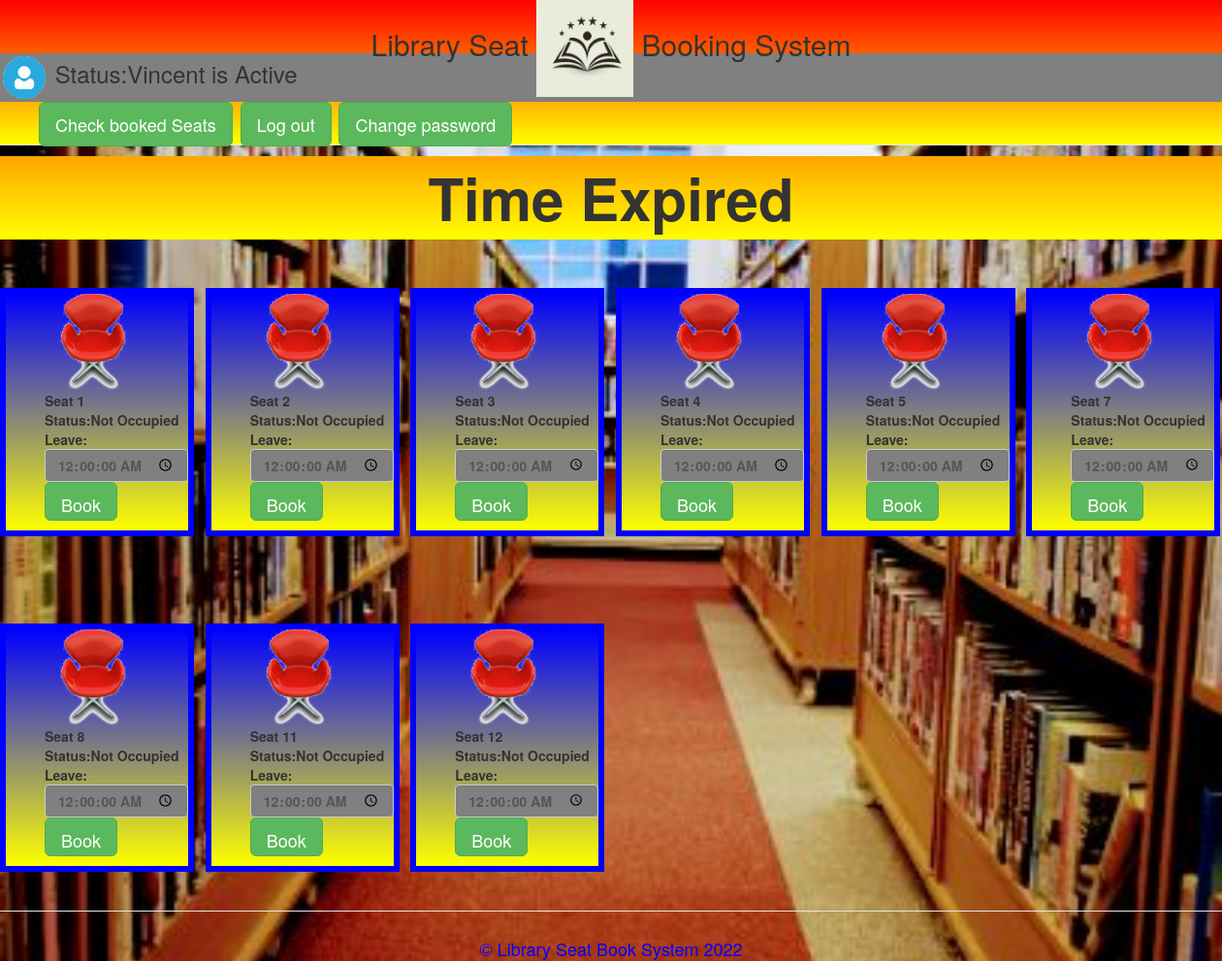
/ (signed in), run on the app's committed database.
### tables this page shows
CREATE TABLE `seats` (
  `SeatId` int(11) NOT NULL,
  `Status` varchar(25) NOT NULL,
  `Occupant` varchar(40) NOT NULL,
  `Serial` varchar(50) NOT NULL,
  `CountDownTime` time NOT NULL,
  `Date` datetime NOT NULL DEFAULT current_timestamp(),
  `startTime` datetime NOT NULL DEFAULT current_timestamp()
);

### index.php (the view, shortened to what this page needs)
<!DOCTYPE html>
<html>
  <head>
    <link rel="stylesheet" type="text/css" href="css/bootstrap.min.css">
    <link rel="stylesheet" type="text/css" href="css/stylesheet.css">
  </head>
  <body>
      <div class='header' style="margin-top: -40px;height: 150px;background-image: linear-gradient(red,yellow);font-weight: bolder">
        <h2><center>Library Seat <img src="logo.jpg" style="width: 100px;height: 100px"> Booking System</center></h2>
        <h3 style="margin-top: -55px;background-color: grey;"><img src="avatar.jpg" style="width: 50px;height: 50px;border: 3px solid transparent; border-radius: 50px"> Status:<?php echo $_SESSION['Username'];  ?> is Active</h3>
        <div id="nav">
          <ul style="list-style: none;">
            <li><a class="btn btn-lg btn-success" href="bookedseat.php" role="button">Check booked Seats</a>&nbsp <a class="btn btn-lg btn-success" href="logout.php" role="button">Log out</a>&nbsp <a class="btn btn-lg btn-success" href="updatePassword.php" role="button">Change password</a></li>
          </ul>
      </div>
      <div id="timer">
        <!DOCTYPE HTML>
<html>
<head>
</head>
<body>
<p id="demo" style="background-image: linear-gradient(orange,yellow);  "></p>
      </div>
<?php
$conn=mysqli_connect('localhost','root','','seatbook');
$sql='select * from seats';
$query=mysqli_query($conn,$sql);
?>
<div class="" style="display:grid;grid-template-columns:repeat(6, 1fr);gap:10px;grid-auto-rows: minmax(100px,auto)">
  <?php
while ($row=mysqli_fetch_assoc($query)) {
 echo "<div class='row marketing' style='background-image: linear-gradient(blue,yellow);width: 200px;border:6px solid blue'>
        <ul style='list-style: none'>
          <li><img src='seat.png' style='width: :100px;height: 100px;font-weight: bold'></li>
          <form action='' method='POST' onsubmit='return validate()'>
          <li>Seat ".$row['SeatId']."</li><input type='text' name='Id' value='".$row['SeatId']."' hidden>
             <li>Status:".$row['Status']."</li><input type='text' name='occupant' value='".$_SESSION['Username']."' hidden>
             <input type='text' name='status' value='".$row['Status']."' hidden>";
             ?>
            Leave:<input type="time" step="12" min="08:00" max="20:00" id="input_starttime" class="form-control timepicker" placeholder="Time to leave" name="time" value="00:00:00" style="background-color: grey;">
       <?php
       if($row['Status']!='occupied')
       {?>
                <li><button onclick="window.confirm('Are you sure you want to book?')" name="book" type="submit" class='btn btn-lg btn-success' id="book" style='height:40px'>Book</button></li>
          </ul></form>
       <?php
        }
        else{
        }
?>
      </div>
      <?php
 }
 ?>
</div>
      <footer class="footer">
        <center><h4 style="color:blue">&copy; Library Seat Book System 2022</h4></center>
      </footer>
    </div>
  </body>
</html>

### css/stylesheet.css (style rules this page uses)
body { padding-top: 20px; padding-bottom: 20px; }
.header, .marketing, .footer { padding-right: 15px; padding-left: 15px; }
.header { padding-bottom: 20px; border-bottom: 1px solid #e5e5e5; }
.header h3 { margin-top: 0; margin-bottom: 0; line-height: 40px; }
.footer { padding-top: 19px; color: #777; border-top: 1px solid #e5e5e5; }
.marketing { margin: 40px 0; }
@media screen and (min-width: 768px) { .header, .marketing, .footer { padding-right: 0; padding-left: 0; } }
@media screen and (min-width: 768px) { .header { margin-bottom: 30px; } }

### index.php (style rules this page uses)
body { background: url('background.JPG'); background-repeat: no-repeat; background-size: cover; }
p { text-align: center; font-size: 60px; margin-top: 0px; }

### data on the page
seats: SeatId "1", Status "Not Occupied", shows "Book"
seats: SeatId "2", Status "Not Occupied", shows "Book"
seats: SeatId "3", Status "Not Occupied", shows "Book"
seats: SeatId "4", Status "Not Occupied", shows "Book"
seats: SeatId "5", Status "Not Occupied", shows "Book"
seats: SeatId "7", Status "Not Occupied", shows "Book"
seats: SeatId "8", Status "Not Occupied", shows "Book"
seats: SeatId "11", Status "Not Occupied", shows "Book"
seats: SeatId "12", Status "Not Occupied", shows "Book"

### other printed values
$_SESSION['Username'] "Vincent"
